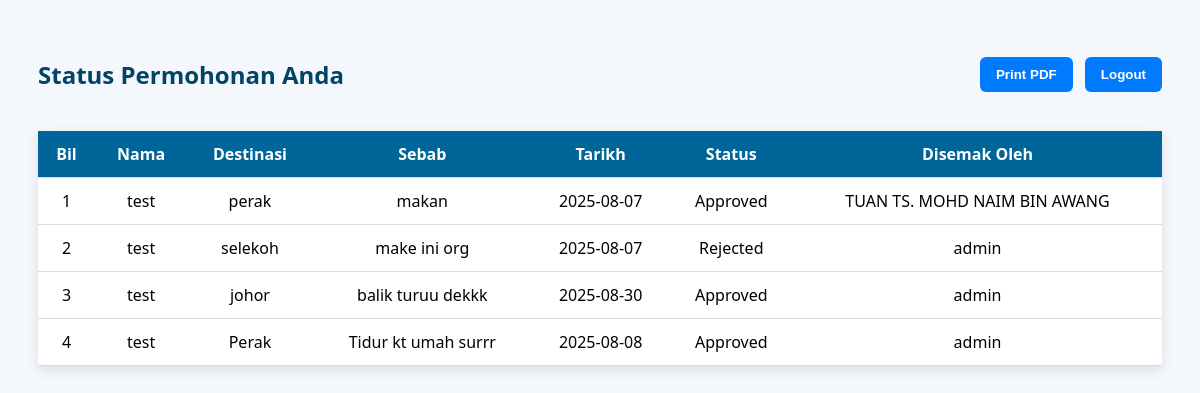
/studentstatus.php (signed in), run on the app's committed database.
### tables this page shows
CREATE TABLE `applications` (
  `id` int(11) NOT NULL,
  `student_id` int(11) NOT NULL,
  `student_name` varchar(100) NOT NULL,
  `destination` varchar(255) NOT NULL,
  `reason` text NOT NULL,
  `date` date NOT NULL,
  `tarikh_keluar` date DEFAULT NULL,
  `tarikh_masuk` date DEFAULT NULL,
  `status` varchar(20) NOT NULL DEFAULT 'Pending',
  `approved_by` varchar(100) DEFAULT NULL
);

### studentstatus.php (the view, shortened to what this page needs)
<?php
$servername = "sql206.infinityfree.com";
$username = "if0_39634793";
$password = "testingbdserver";
$dbname = "if0_39634793_pbdouting";
$conn = new mysqli($servername, $username, $password, $dbname);
$studentId = $_SESSION['student_id'];
$sql = "SELECT * FROM applications WHERE student_id = ? ORDER BY id DESC";
$stmt = $conn->prepare($sql);
$stmt->bind_param("i", $studentId);
$stmt->execute();
$result = $stmt->get_result();
?>
<!DOCTYPE html>
<html lang="ms">
<head>
</head>
<body>
  <div class="top-bar">
    <h2>Status Permohonan Anda</h2>
    <div>
      <button class="btn" onclick="window.print()">Print PDF</button>
      <a href="logout.php"><button class="btn">Logout</button></a>
    </div>
  </div>
  <table>
    <tr>
      <th>Bil</th>
      <th>Nama</th>
      <th>Destinasi</th>
      <th>Sebab</th>
      <th>Tarikh</th>
      <th>Status</th>
      <th>Disemak Oleh</th>
    </tr>
    <?php $num = 1; while ($row = $result->fetch_assoc()): ?>
    <tr>
      <td><?= $num++ ?></td>
      <td><?= htmlspecialchars($row['student_name']) ?></td>
      <td><?= htmlspecialchars($row['destination']) ?></td>
      <td><?= htmlspecialchars($row['reason']) ?></td>
      <td><?= htmlspecialchars($row['date']) ?></td>
      <td><?= htmlspecialchars($row['status']) ?></td>
      <td><?= htmlspecialchars($row['approved_by'] ?? '-') ?></td>
    </tr>
    <?php endwhile; ?>
  </table>
</body>
</html>

### studentstatus.php (style rules this page uses)
body { font-family: 'Segoe UI', sans-serif; background-color: #f4f8fc; padding: 30px; }
h2 { color: #004466; }
.top-bar { display: flex; justify-content: space-between; align-items: center; margin-bottom: 20px; }
.btn { background-color: #007bff; color: white; border: none; padding: 10px 16px; border-radius: 6px; font-weight: bold; cursor: pointer; margin-left: 8px; }
table { width: 100%; border-collapse: collapse; background-color: #fff; box-shadow: 0 4px 12px rgba(0,0,0,0.1); }
th, td { padding: 12px; border-bottom: 1px solid #ddd; text-align: center; }
th { background-color: #006699; color: white; }

### data on the page
applications: student_name "test", destination "perak", reason "makan", date "2025-08-07", status "Approved", approved_by "TUAN TS. MOHD NAIM BIN AWANG"
applications: student_name "test", destination "selekoh", reason "make ini org", date "2025-08-07", status "Rejected", approved_by "admin"
applications: student_name "test", destination "johor", reason "balik turuu dekkk", date "2025-08-30", status "Approved", approved_by "admin"
applications: student_name "test", destination "Perak", reason "Tidur kt umah surrr", date "2025-08-08", status "Approved", approved_by "admin"
